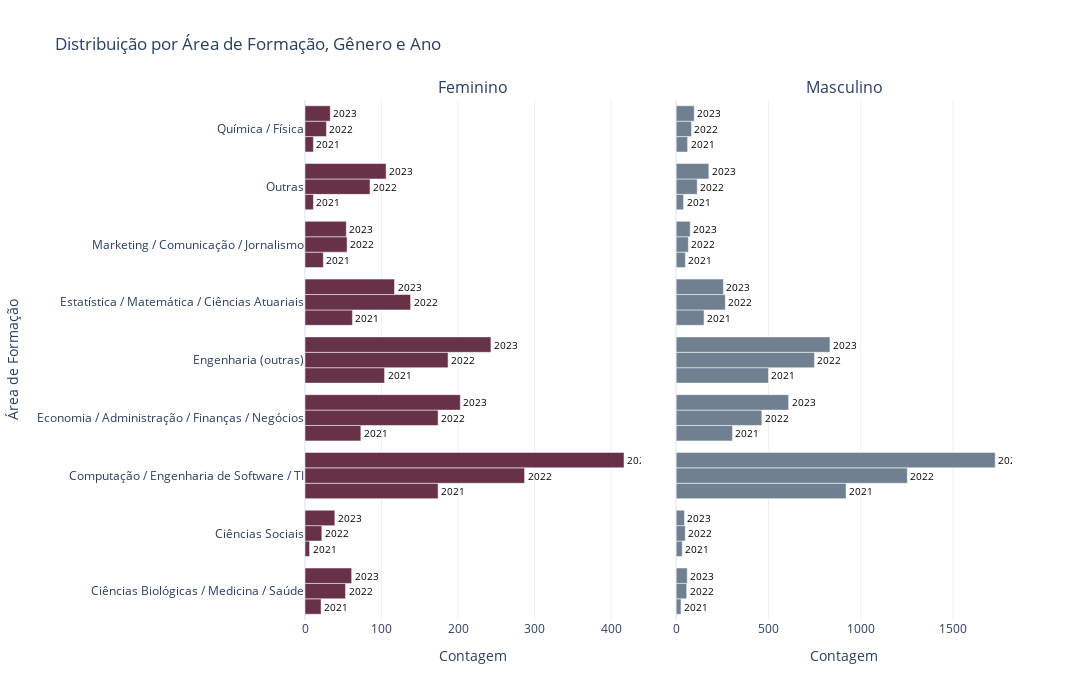

Notebook source saved alongside this figure:
### Code cell
import plotly.graph_objects as go
from plotly.subplots import make_subplots

mapeamento_areas = {
    "Química / Física": "Química / Física",
    "Economia/ Administração / Contabilidade / Finanças": "Economia / Administração / Finanças / Negócios",
    "Computação / Engenharia de Software / Sistemas de Informação/ TI": "Computação / Engenharia de Software / TI",
    "Outras": "Outras",
    "Outras Engenharias": "Engenharia (outras)",
    "Marketing / Publicidade / Comunicação / Jornalismo": "Marketing / Comunicação / Jornalismo",
    "Estatística/ Matemática / Matemática Computacional": "Estatística / Matemática / Ciências Atuariais",
    "Ciências Sociais": "Ciências Sociais",
    "Ciências Biológicas/Farmácia/Medicina/Área da Saúde": "Ciências Biológicas / Medicina / Saúde",
    "Estatística/ Matemática / Matemática Computacional/ Ciências Atuariais": "Estatística / Matemática / Ciências Atuariais",
    "Ciências Biológicas/ Farmácia/ Medicina/ Área da Saúde": "Ciências Biológicas / Medicina / Saúde",
    "Economia/ Administração / Contabilidade / Finanças/ Negócios": "Economia / Administração / Finanças / Negócios",
    "Outra opção": "Outras"
}

# Aplicando a normalização
df_unificado["area_formacao"] = df_unificado["area_formacao"].replace(mapeamento_areas)

# Criando um DataFrame agrupado para contar pessoas por área de formação e gênero
df_grouped = df_unificado.groupby(["ano_pesquisa", "area_formacao", "genero"]).size().reset_index(name="count")

# Obter lista de áreas de formação únicas em ordem alfabética
areas_unicas = sorted(df_grouped["area_formacao"].unique())

# Cores específicas para cada gênero
cor_feminino = "#673147"  # tom de vinho
cor_masculino = "#708090"  # cinza azulado

# Criar a figura com subplots (1 linha, 2 colunas)
fig = make_subplots(
    rows=1, cols=2,
    subplot_titles=("Feminino", "Masculino"),
    shared_yaxes=True,
    horizontal_spacing=0.05
)

# Para cada gênero, vamos criar um subplot
for i, genero in enumerate(["Feminino", "Masculino"]):
    col = i + 1  # coluna 1 para Feminino, coluna 2 para Masculino
    df_genero = df_grouped[df_grouped["genero"] == genero]
    
    # Definir a cor com base no gênero
    cor = cor_feminino if genero == "Feminino" else cor_masculino
    
    # Para cada ano, adicionamos um conjunto de barras
    for ano in ["2021", "2022", "2023"]:
        # Criar um dataframe apenas com os dados deste ano
        df_ano = df_genero[df_genero["ano_pesquisa"] == ano]
        
        # Preparar os dados para todas as áreas
        valores = []
        areas_presentes = []
        
        for area in areas_unicas:
            df_area_ano = df_ano[df_ano["area_formacao"] == area]
            
            # Se há dados para esta área neste ano, adicione-os
            if not df_area_ano.empty:
                valores.append(df_area_ano["count"].values[0])
                areas_presentes.append(area)
        
        # Adicionar barra horizontal para este ano
        if valores:  # Verifica se temos algum dado para este ano
            fig.add_trace(
                go.Bar(
                    x=valores,
                    y=areas_presentes,
                    name=ano,
                    marker_color=cor,
                    legendgroup=ano,
                    showlegend=False,  # Mostra legenda apenas para o primeiro subplot
                    orientation='h',
                    offsetgroup=ano,  # Isso garante que as barras do mesmo ano fiquem alinhadas
                    text=[ano] * len(valores),  # Adiciona o ano sobre as barras
                    textposition="outside",  # Todas as legendas fora das barras
                    insidetextanchor="middle",
                    textfont=dict(size=10, color="black")  # Fonte maior e cor preta para visibilidade
                ),
                row=1, col=col
            )

# Configurando layout
fig.update_layout(
    title="Distribuição por Área de Formação, Gênero e Ano",
    barmode='group',  # Agrupa as barras de cada ano uma abaixo da outra
    height=max(700, len(areas_unicas) * 50),  # Altura dinâmica baseada no número de áreas
    width=1200,
    legend=dict(
        orientation="h",
        yanchor="bottom",
        y=1.02,
        xanchor="right",
        x=1
    ),
    template="plotly_white"
)

# Atualizando eixos
fig.update_xaxes(title_text="Contagem", row=1, col=1)
fig.update_xaxes(title_text="Contagem", row=1, col=2)
fig.update_yaxes(title_text="Área de Formação", row=1, col=1)

fig.show()

### Figure 1 — Plotly figure (JSON) as saved in the notebook; plotly's stock layout.template omitted (floating-point values rounded to 4 significant figures)
{"data": [{"insidetextanchor": "middle", "legendgroup": "2021", "marker": {"color": "#673147"}, "name": "2021", "offsetgroup": "2021", "orientation": "h", "showlegend": false, "text": ["2021", "2021", "2021", "2021", "2021", "2021", "2021", "2021", "2021"], "textfont": {"color": "black", "size": 10}, "textposition": "outside", "type": "bar", "x": [21, 6, 174, 73, 104, 62, 24, 11, 11], "xaxis": "x", "y": ["Ciências Biológicas / Medicina / Saúde", "Ciências Sociais", "Computação / Engenharia de Software / TI", "Economia / Administração / Finanças / Negócios", "Engenharia (outras)", "Estatística / Matemática / Ciências Atuariais", "Marketing / Comunicação / Jornalismo", "Outras", "Química / Física"], "yaxis": "y"}, {"insidetextanchor": "middle", "legendgroup": "2022", "marker": {"color": "#673147"}, "name": "2022", "offsetgroup": "2022", "orientation": "h", "showlegend": false, "text": ["2022", "2022", "2022", "2022", "2022", "2022", "2022", "2022", "2022"], "textfont": {"color": "black", "size": 10}, "textposition": "outside", "type": "bar", "x": [53, 22, 287, 174, 187, 138, 55, 85, 28], "xaxis": "x", "y": ["Ciências Biológicas / Medicina / Saúde", "Ciências Sociais", "Computação / Engenharia de Software / TI", "Economia / Administração / Finanças / Negócios", "Engenharia (outras)", "Estatística / Matemática / Ciências Atuariais", "Marketing / Comunicação / Jornalismo", "Outras", "Química / Física"], "yaxis": "y"}, {"insidetextanchor": "middle", "legendgroup": "2023", "marker": {"color": "#673147"}, "name": "2023", "offsetgroup": "2023", "orientation": "h", "showlegend": false, "text": ["2023", "2023", "2023", "2023", "2023", "2023", "2023", "2023", "2023"], "textfont": {"color": "black", "size": 10}, "textposition": "outside", "type": "bar", "x": [61, 39, 417, 203, 243, 117, 54, 106, 33], "xaxis": "x", "y": ["Ciências Biológicas / Medicina / Saúde", "Ciências Sociais", "Computação / Engenharia de Software / TI", "Economia / Administração / Finanças / Negócios", "Engenharia (outras)", "Estatística / Matemática / Ciências Atuariais", "Marketing / Comunicação / Jornalismo", "Outras", "Química / Física"], "yaxis": "y"}, {"insidetextanchor": "middle", "legendgroup": "2021", "marker": {"color": "#708090"}, "name": "2021", "offsetgroup": "2021", "orientation": "h", "showlegend": false, "text": ["2021", "2021", "2021", "2021", "2021", "2021", "2021", "2021", "2021"], "textfont": {"color": "black", "size": 10}, "textposition": "outside", "type": "bar", "x": [26, 33, 920, 305, 500, 151, 50, 40, 62], "xaxis": "x2", "y": ["Ciências Biológicas / Medicina / Saúde", "Ciências Sociais", "Computação / Engenharia de Software / TI", "Economia / Administração / Finanças / Negócios", "Engenharia (outras)", "Estatística / Matemática / Ciências Atuariais", "Marketing / Comunicação / Jornalismo", "Outras", "Química / Física"], "yaxis": "y2"}, {"insidetextanchor": "middle", "legendgroup": "2022", "marker": {"color": "#708090"}, "name": "2022", "offsetgroup": "2022", "orientation": "h", "showlegend": false, "text": ["2022", "2022", "2022", "2022", "2022", "2022", "2022", "2022", "2022"], "textfont": {"color": "black", "size": 10}, "textposition": "outside", "type": "bar", "x": [57, 49, 1252, 464, 749, 266, 66, 114, 83], "xaxis": "x2", "y": ["Ciências Biológicas / Medicina / Saúde", "Ciências Sociais", "Computação / Engenharia de Software / TI", "Economia / Administração / Finanças / Negócios", "Engenharia (outras)", "Estatística / Matemática / Ciências Atuariais", "Marketing / Comunicação / Jornalismo", "Outras", "Química / Física"], "yaxis": "y2"}, {"insidetextanchor": "middle", "legendgroup": "2023", "marker": {"color": "#708090"}, "name": "2023", "offsetgroup": "2023", "orientation": "h", "showlegend": false, "text": ["2023", "2023", "2023", "2023", "2023", "2023", "2023", "2023", "2023"], "textfont": {"color": "black", "size": 10}, "textposition": "outside", "type": "bar", "x": [60, 45, 1728, 609, 833, 256, 76, 177, 98], "xaxis": "x2", "y": ["Ciências Biológicas / Medicina / Saúde", "Ciências Sociais", "Computação / Engenharia de Software / TI", "Economia / Administração / Finanças / Negócios", "Engenharia (outras)", "Estatística / Matemática / Ciências Atuariais", "Marketing / Comunicação / Jornalismo", "Outras", "Química / Física"], "yaxis": "y2"}], "layout": {"annotations": [{"font": {"size": 16}, "showarrow": false, "text": "Feminino", "x": 0.2375, "xanchor": "center", "xref": "paper", "y": 1, "yanchor": "bottom", "yref": "paper"}, {"font": {"size": 16}, "showarrow": false, "text": "Masculino", "x": 0.7625, "xanchor": "center", "xref": "paper", "y": 1, "yanchor": "bottom", "yref": "paper"}], "barmode": "group", "height": 700, "legend": {"orientation": "h", "x": 1, "xanchor": "right", "y": 1.02, "yanchor": "bottom"}, "title": {"text": "Distribuição por Área de Formação, Gênero e Ano"}, "width": 1200, "xaxis": {"anchor": "y", "domain": [0, 0.475], "title": {"text": "Contagem"}}, "xaxis2": {"anchor": "y2", "domain": [0.525, 1], "title": {"text": "Contagem"}}, "yaxis": {"anchor": "x", "domain": [0, 1], "title": {"text": "Área de Formação"}}, "yaxis2": {"anchor": "x2", "domain": [0, 1], "matches": "y", "showticklabels": false}}}
